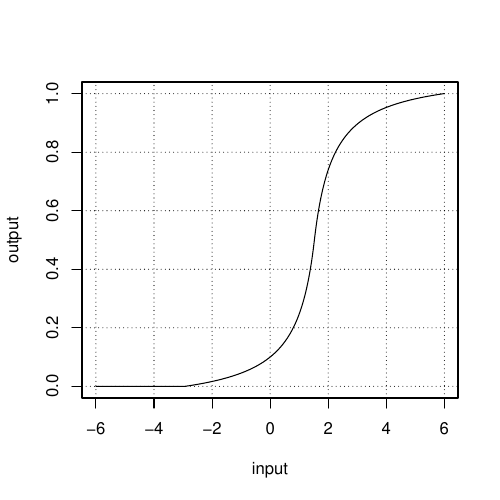

Generate this figure with R:
d <- data.frame(read.table("output/sigmoid.dat"))
names(d) <- c("x","n1")
attach(d)
pdf( "output/sigmoid.pdf", height=5, width=5 )
plot( x, n1, type="l", xlab="input", ylab="output", ylim=c(0,1) )
grid( col="black" )
dev.off()
